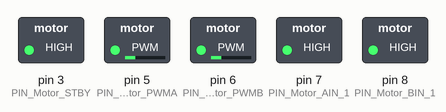
Simulated run of this sketch. Board: Arduino Uno, built with avr-gcc and run on an emulated ATmega328P. On the bench: switched loads named in the sketch (green lamp = pin HIGH).

Above: at 0.1 s.
At 3.1 s:
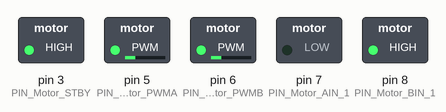
At 8.7 s:
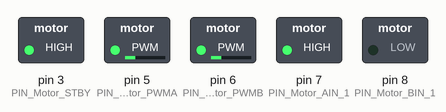
At 15.5 s:
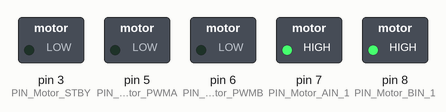
Timing chart, 0 to 17.0 s (numbered marks = the images above):
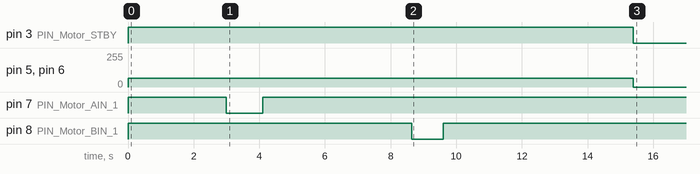

The sketch:

Group_Task__1.ino
```cpp
#include <arduino.h>

//defines which pins do what
#define PIN_Motor_STBY 3
#define PIN_Motor_PWMA 5
#define PIN_Motor_PWMB 6
#define PIN_Motor_AIN_1 7
#define PIN_Motor_BIN_1 8

//Motor Speed Presets
const int speed_Zero = 0; //0% duty load
const int speed_Min = 64; //25% duty load
const int speed_MidL = 127; //50% duty load
const int speed_MidH = 191; //75% duty load
const int speed_Max = 255; //100% duty load

//sets delay variables making it easier to change them all at once
const int LTDelay = 950; // left
const int RTDelay = 1100; //at speed_Min is approx. 90 degrees

void setup () {
pinMode(PIN_Motor_PWMA, OUTPUT);

    pinMode(PIN_Motor_AIN_1, OUTPUT);
    pinMode(PIN_Motor_PWMB, OUTPUT);
    pinMode(PIN_Motor_BIN_1, OUTPUT);
    pinMode(PIN_Motor_STBY, OUTPUT);

    digitalWrite(PIN_Motor_STBY,HIGH); //turns motor on

    //Move Forward
        digitalWrite(PIN_Motor_AIN_1,HIGH);
        digitalWrite(PIN_Motor_BIN_1,HIGH);
        analogWrite(PIN_Motor_PWMA,speed_Min);
        analogWrite(PIN_Motor_PWMB,speed_Min);
        delay(3000);

        //Turn Right
        digitalWrite(PIN_Motor_AIN_1,LOW);
        digitalWrite(PIN_Motor_BIN_1,HIGH);
        analogWrite(PIN_Motor_PWMA,speed_Min);
        analogWrite(PIN_Motor_PWMB,speed_Min);
        delay(RTDelay);

        //Move Forward
        digitalWrite(PIN_Motor_AIN_1,HIGH);
        digitalWrite(PIN_Motor_BIN_1,HIGH);
        analogWrite(PIN_Motor_PWMA,speed_Min);
        analogWrite(PIN_Motor_PWMB,speed_Min);
        delay(4550);

        //Turn Left
        digitalWrite(PIN_Motor_AIN_1,HIGH);
        digitalWrite(PIN_Motor_BIN_1,LOW);
        analogWrite(PIN_Motor_PWMA,speed_Min);
        analogWrite(PIN_Motor_PWMB,speed_Min);
        delay(LTDelay);

        //Move Forward
        digitalWrite(PIN_Motor_AIN_1,HIGH);
        digitalWrite(PIN_Motor_BIN_1,HIGH);
        analogWrite(PIN_Motor_PWMA,speed_Min);
        analogWrite(PIN_Motor_PWMB,speed_Min);
        delay(5800);

		//Stop Motor
        analogWrite(PIN_Motor_PWMA,speed_Zero);
        analogWrite(PIN_Motor_PWMB,speed_Zero);
        digitalWrite(PIN_Motor_STBY,LOW);
}

void loop () {}
```
